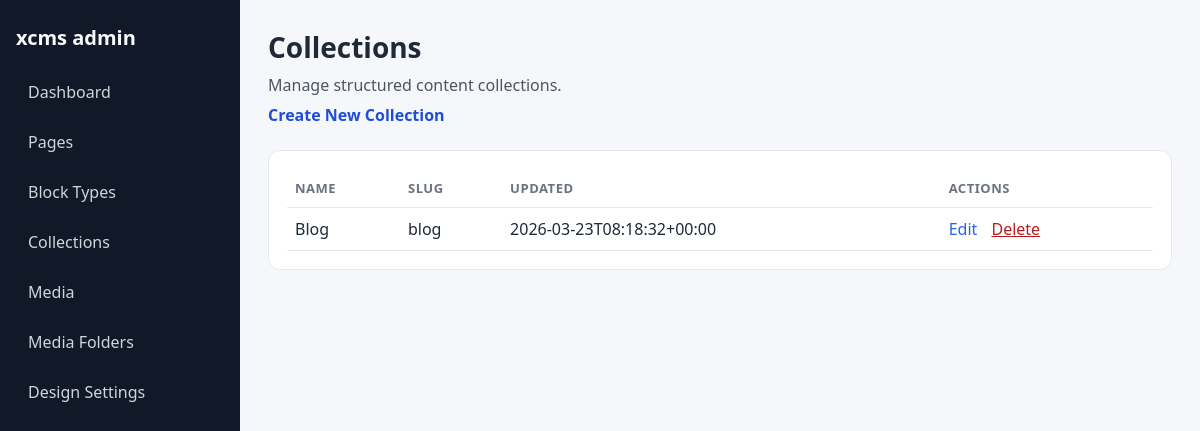
The app's page /admin/collections, older data.
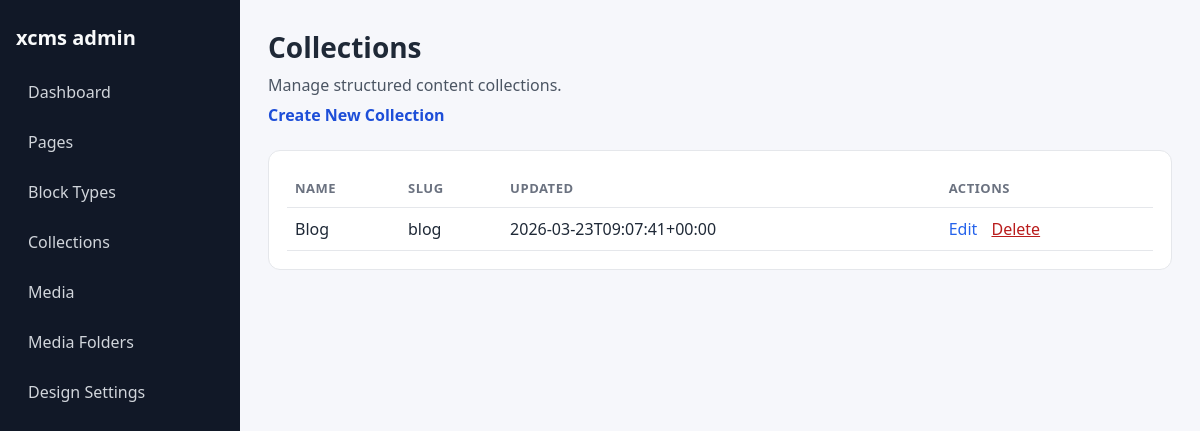
The same page, newer data.
### tables this page shows
CREATE TABLE collections (
    id INTEGER PRIMARY KEY AUTOINCREMENT,
    name TEXT NOT NULL,
    key TEXT NOT NULL,
    description TEXT,
    schema_json TEXT NOT NULL DEFAULT '{}',
    created_at TEXT NOT NULL,
    updated_at TEXT NOT NULL
);

### app/Core/View.php (called while the page is built, shortened)
<?php
class View
{
    private string $basePath;
    public function __construct()
    {
        $this->basePath = BASE_PATH . '/app/Views';
    }
    public function render(string $view, array $data = []): string
    {
        $path = $this->basePath . '/' . $view . '.php';
        extract($data, EXTR_SKIP);
        require $path;
        return ob_get_clean();
    }
}

### app/Core/Controller.php (called while the page is built, shortened)
<?php
abstract class Controller
{
    protected Response $response;
    public function __construct(Request $request, Response $response)
    {
        $this->response = $response;
    }
    protected function render(string $view, array $data = [], string $layout = 'main'): void
    {
        $viewEngine = new View();
        $content = $viewEngine->render($view, $data);
        if ($layout) {
            $layoutContent = $viewEngine->render('layouts/' . $layout, [
                'content' => $content,
                ...$data
            ]);
            $this->response->html($layoutContent);
        } else {
            $this->response->html($content);
        }
        $this->response->send();
    }
}

### app/Controllers/Admin/CollectionAdminController.php (called while the page is built, shortened)
<?php
class CollectionAdminController extends Controller
{
    private CollectionRepository $collectionRepository;
    public function __construct(Request $request, Response $response)
    {
        $this->collectionRepository = new CollectionRepository();
    }
    public function index(): void
    {
        $collections = $this->collectionRepository->all();
        $this->render('admin/collections/index', [
            'pageTitle' => 'Manage Collections',
            'collections' => $collections,
            'flash' => $this->readFlashFromQuery(),
        ], 'admin');
    }
    private function readFlashFromQuery(): ?array
    {
        return null;
    }
}

### public/index.php (called while the page is built, shortened)
<?php
try {
    $request = new Request();
    $response = new Response();
    $router = new Router();
    $routes = require dirname(__DIR__) . '/routes.php';
    foreach ($routes as $path => $handler) {
        $router->get($path, $handler);
        $router->post($path, $handler);
    }
    $router->setSlugFallback('PageController', 'show');
    $router->dispatch($request, $response);
} catch (\Exception $e) {
    http_response_code(500);
    echo '<h1>Error</h1>';
    echo '<p>' . htmlspecialchars($e->getMessage()) . '</p>';
    if (getenv('APP_DEBUG')) {
        echo '<pre>' . htmlspecialchars($e->getTraceAsString()) . '</pre>';
    }
}

### app/Core/Autoloader.php (called while the page is built, shortened)
<?php
class Autoloader
{
    private static string $basePath;
    public static function register(string $basePath): void
    {
        self::$basePath = $basePath;
    }
    public static function load(string $class): void
    {
        $path = self::$basePath . '/app/' . str_replace('\\', '/', substr($class, 4)) . '.php';
    }
}

### app/Core/Database.php (called while the page is built, shortened)
<?php
class Database
{
    private static ?PDO $instance = null;
    public static function initialize(string $dbPath): void
    {
        try {
            self::$instance = new PDO(
                'sqlite:' . $dbPath,
                null,
                null,
                [
                    PDO::ATTR_ERRMODE => PDO::ERRMODE_EXCEPTION,
                    PDO::ATTR_DEFAULT_FETCH_MODE => PDO::FETCH_ASSOC,
                ]
            );
        } catch (\PDOException $e) {
            throw new \RuntimeException('Database connection failed: ' . $e->getMessage());
        }
    }
    public static function connection(): PDO
    {
        return self::$instance;
    }
}

### app/Repositories/BaseRepository.php (called while the page is built, shortened)
<?php
abstract class BaseRepository
{
    protected string $table;
    protected PDO $db;
    public function __construct()
    {
        $this->db = Database::connection();
    }
    protected function hydrate(array $row): object
    {
        return new $this->modelClass($row);
    }
    protected function hydrateAll(array $rows): array
    {
        return array_map($this->hydrate(...), $rows);
    }
    public function all(): array
    {
        $stmt = $this->db->query("SELECT * FROM {$this->table}");
        return $this->hydrateAll($stmt->fetchAll(PDO::FETCH_ASSOC));
    }
}

### app/Models/CmsCollection.php (called while the page is built, shortened)
<?php
class CmsCollection
{
    public function fromArray(array $data): self
    {
        return $this;
    }
}

### app/Core/Request.php (called while the page is built, shortened)
<?php
class Request
{
    private string $method;
    private string $path;
    private array $server;
    public function __construct()
    {
        $this->server = $_SERVER;
        $this->method = $_SERVER['REQUEST_METHOD'] ?? 'GET';
        $this->path = $this->parsePath();
    }
    private function parsePath(): string
    {
        $requestUri = $this->server['REQUEST_URI'] ?? '/';
        $scriptName = $this->server['SCRIPT_NAME'] ?? '/';
        $path = parse_url($requestUri, PHP_URL_PATH);
        $basePath = dirname($scriptName);
        return rtrim($path ?: '/', '/') ?: '/';
    }
    public function getMethod(): string
    {
        return $this->method;
    }
    public function getPath(): string
    {
        return $this->path;
    }
}

### app/Views/admin/collections/index.php (the view, shortened to what this page needs)
<section class="admin-page-header">
    <h2>Collections</h2>
    <p>Manage structured content collections.</p>
    <p><a href="/admin/collections/create">Create New Collection</a></p>
</section>
<section class="admin-grid">
    <div class="stat-card">
        <?php if (empty($collections)): ?>
            <p>No collections found.</p>
        <?php else: ?>
            <table class="admin-table">
                <thead>
                <tr>
                    <th>Name</th>
                    <th>Slug</th>
                    <th>Updated</th>
                    <th>Actions</th>
                </tr>
                </thead>
                <tbody>
                <?php foreach ($collections as $collection): ?>
                    <tr>
                        <td><?= htmlspecialchars((string) $collection->name, ENT_QUOTES | ENT_SUBSTITUTE, 'UTF-8') ?></td>
                        <td><?= htmlspecialchars((string) $collection->key, ENT_QUOTES | ENT_SUBSTITUTE, 'UTF-8') ?></td>
                        <td><?= htmlspecialchars((string) ($collection->updated_at ?? '-'), ENT_QUOTES | ENT_SUBSTITUTE, 'UTF-8') ?></td>
                        <td>
                            <a href="/admin/collections/<?= (int) $collection->id ?>/edit">Edit</a>
                            <form method="post" action="/admin/collections" class="inline-form" onsubmit="return confirm('Delete this collection?');">
                                <button type="submit" class="link-button">Delete</button>
                            </form>
                        </td>
                    </tr>
                <?php endforeach; ?>
                </tbody>
            </table>
        <?php endif; ?>
    </div>
</section>

### app/Views/layouts/admin.php (shortened to what this page needs)
<!doctype html>
<html lang="en">
<head>
    <link rel="stylesheet" href="/assets/admin.css">
</head>
<body>
<div class="admin-shell">
    <aside class="admin-sidebar">
        <?php require BASE_PATH . '/app/Views/partials/admin_nav.php'; ?>
    </aside>
    <main class="admin-main">
        <?= $content ?>
    </main>
</div>
</body>
</html>

### app/Views/partials/admin_nav.php
<nav class="admin-nav">
    <h1 class="admin-logo">xcms admin</h1>
    <ul>
        <li><a href="/admin">Dashboard</a></li>
        <li><a href="/admin/pages">Pages</a></li>
        <li><a href="/admin/block-types">Block Types</a></li>
        <li><a href="/admin/collections">Collections</a></li>
        <li><a href="/admin/media">Media</a></li>
        <li><a href="/admin/media/folders">Media Folders</a></li>
        <li><a href="/admin/design">Design Settings</a></li>
    </ul>
</nav>

### app/Core/Router.php (shortened to what this page needs)
<?php
class Router
{
    private array $routes = [];
    private function registerRoute(string $method, string $path, array $handler): void
    {
        $key = $method . ':' . $path;
        $this->routes[$key] = $handler;
    }
    public function dispatch(Request $request, Response $response): void
    {
        $method = $request->getMethod();
        $path = $request->getPath();
        $match = $this->matchRoute($method, $path, $request);
        if ($match) {
            $this->executeRoute($match['handler'], $request, $response);
            return;
        }
    }
    private function matchRoute(string $method, string $path, Request $request): ?array
    {
        foreach ($this->routes as $key => $handler) {
            [$routeMethod, $routePath] = explode(':', $key, 2);
            if ($routeMethod !== $method) {
                continue;
            }
            $params = $this->parseParams($routePath, $path);
            if ($params !== null) {
                return ['handler' => $handler];
            }
        }
        return null;
    }
    private function parseParams(string $pattern, string $path): ?array
    {
        $pattern = preg_replace_callback('/:(\w+)/', function($m) {
            return '(?P<' . $m[1] . '>[^/]+)';
        }, $pattern);
        $pattern = '#^' . $pattern . '$#';
        if (preg_match($pattern, $path, $matches)) {
            return array_filter($matches, fn($k) => !is_numeric($k), ARRAY_FILTER_USE_KEY);
        }
        return null;
    }
    private function executeRoute(array $handler, Request $request, Response $response): void
    {
        $action = $handler['action'];
        $controller = new $className($request, $response);
        $controller->$action();
    }
}

### app/Core/Response.php (shortened to what this page needs)
<?php
class Response
{
    private ?string $body = null;
    public function html(string $content, ?int $status = null): self
    {
        $this->body = $content;
        return $this;
    }
    public function send(): void
    {
        if ($this->body !== null) {
            echo $this->body;
        }
    }
}

### public/assets/admin.css (style rules this page uses)
* { box-sizing: border-box; }
body { margin: 0; font-family: "Segoe UI", Tahoma, sans-serif; background: #f6f7fb; color: #1f2937; }
.admin-shell { min-height: 100vh; display: grid; grid-template-columns: 240px 1fr; }
.admin-sidebar { background: #111827; color: #e5e7eb; padding: 24px 16px; }
.admin-logo { margin: 0 0 20px; font-size: 20px; font-weight: 700; color: #f9fafb; }
.admin-nav ul { margin: 0; padding: 0; list-style: none; display: grid; gap: 8px; }
.admin-nav a { display: block; padding: 10px 12px; border-radius: 8px; color: #d1d5db; text-decoration: none; }
.admin-main { padding: 28px; }
.admin-page-header h2 { margin: 0; font-size: 28px; }
.admin-page-header p { margin: 8px 0 0; color: #4b5563; }
.admin-page-header p a { color: #1d4ed8; text-decoration: none; font-weight: 600; margin-right: 14px; }
.admin-grid { margin-top: 24px; display: grid; gap: 16px; }
.stat-card { background: #ffffff; border: 1px solid #e5e7eb; border-radius: 12px; padding: 18px; }
.stat-card a { color: #2563eb; text-decoration: none; }
.admin-table { width: 100%; border-collapse: collapse; }
.admin-table th, .admin-table td { text-align: left; padding: 10px 8px; border-bottom: 1px solid #e5e7eb; vertical-align: middle; }
.admin-table th { font-size: 13px; text-transform: uppercase; letter-spacing: 0.04em; color: #6b7280; }
.inline-form { display: inline; margin-left: 10px; }
.link-button { border: 0; background: transparent; color: #b91c1c; text-decoration: underline; cursor: pointer; padding: 0; font: inherit; }

Row changes from the older to the newer data that the page shows:
changed collections "Blog": updated_at "2026-03-23T08:18:32+00:00" → "2026-03-23T09:07:41+00:00"
